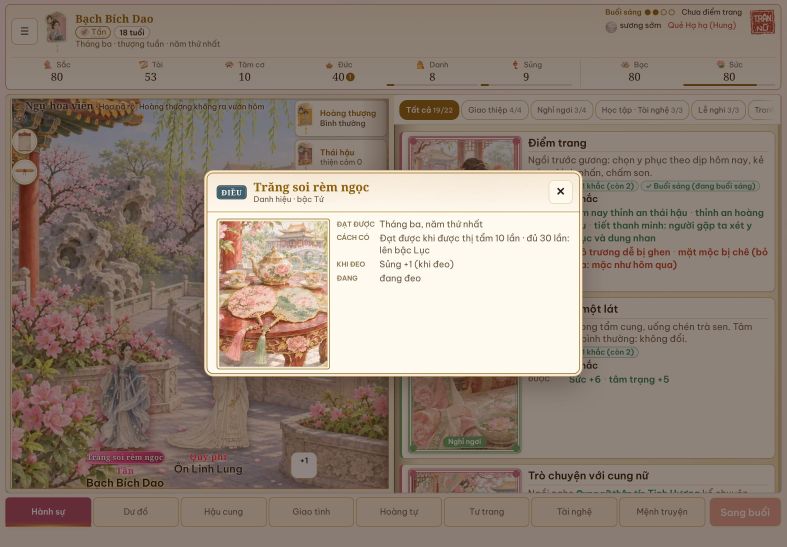
#> input picture dev/test/title-sys-shots/dh-card-1180x820.jpg, 2360 x 1640 px, given in place of before-00.png, which was not available (shown at 1/3 size)
$ python kit-marks-compose-r1.py title-sys-shots title-sys-shots/dh-card-755x1000.jpg
#> lines starting #> are read from the running program, lines starting #| are printed output that depends on the picture
"""compose before|after section PNGs (kit-marks-sheet.js output) into phone-readable sheets: python3 dev/test/kit-marks-compose.py <shdir> <outdir>"""
import sys,glob,os
from PIL import Image,ImageDraw
D=sys.argv[1].rstrip('/')+'/';O=sys.argv[2].rstrip('/')+'/'
os.makedirs(O,exist_ok=True)
for f in glob.glob(O+'sample-*.jpg'):os.remove(f)
groups={'r1-gold-names':[0,1],'r1-relations':[2,3,4],'r1-place-chips':[5]}
def lab(t,w):
    im=Image.new('RGB',(w,44),'#222');ImageDraw.Draw(im).text((12,12),t,fill='white');return im
for k,ix in groups.items():
    parts=[]
    for i in ix:
        for tag,t in (('before','BEFORE (kit-marks 5c594381)'),('after','AFTER (review/kit-marks-r1)')):
            im=Image.open(D+'%s-%02d.png'%(tag,i)).convert('RGB');parts.append((lab(t,im.width),im))
#> further down, im is the input picture: PIL image 2360x1640 RGB; mean R, G, B 146.3, 131.5, 119.6
#> in lab, `im = Image.new('RGB', (w, 44), '#222')`: im: PIL image 2360x44 RGB; every value is 34
#> in lab, `ImageDraw.Draw(im).text((12, 12), t, fill='white')`:
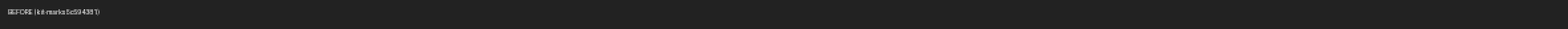
#> im: PIL image 2360x44 RGB (shown at 1/2 size); min 34, max 254, mean 34.7
#> (the run stopped early here; a loop or call above may not have finished)

$ run again, on dev/test/title-sys-shots/dh-panel-1180x820.jpg
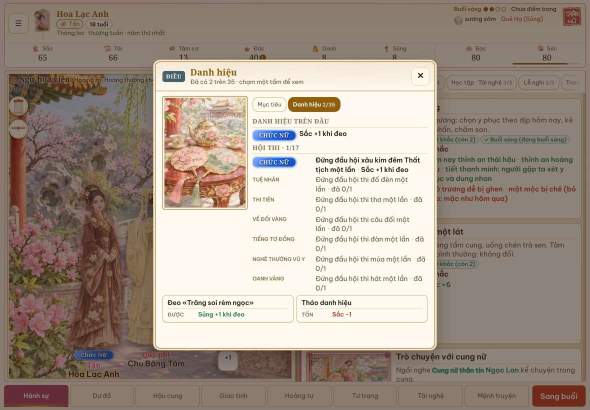
#> input picture dev/test/title-sys-shots/dh-panel-1180x820.jpg, 1180 x 820 px, given in place of before-00.png, which was not available (shown at 1/2 size)
#> im is the input picture: PIL image 1180x820 RGB; mean R, G, B 163.7, 149.8, 138.1
#> im: PIL image 1180x44 RGB; every value is 34
#> in lab, `ImageDraw.Draw(im).text((12, 12), t, fill='white')`:
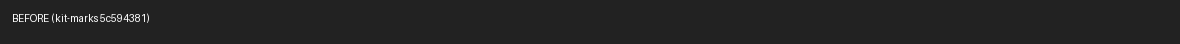
#> im: PIL image 1180x44 RGB; min 34, max 254, mean 35.4

$ run again, on dev/test/title-sys-shots/dh-panel-755x1000.jpg
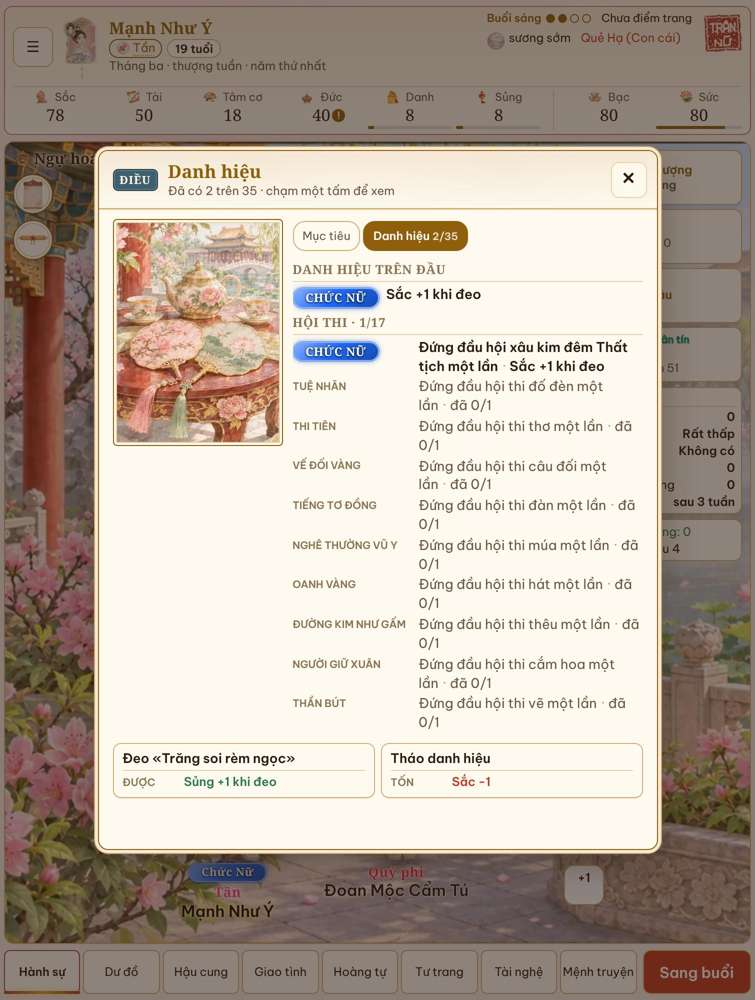
#> input picture dev/test/title-sys-shots/dh-panel-755x1000.jpg, 755 x 1000 px, given in place of before-00.png, which was not available
#> im is the input picture: PIL image 755x1000 RGB; mean R, G, B 183.2, 170.2, 158.2
#> im: PIL image 755x44 RGB; every value is 34
#> in lab, `ImageDraw.Draw(im).text((12, 12), t, fill='white')`:
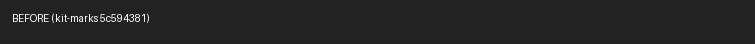
#> im: PIL image 755x44 RGB; min 34, max 254, mean 36.2
